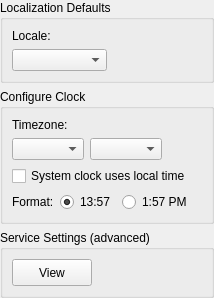
         <widget class="QWidget" name="pageLocalization">
          <layout class="QGridLayout">
           <property name="leftMargin">
            <number>0</number>
           </property>
           <property name="topMargin">
            <number>0</number>
           </property>
           <property name="rightMargin">
            <number>0</number>
           </property>
           <property name="bottomMargin">
            <number>0</number>
           </property>
           <item row="1" column="0">
            <widget class="QGroupBox" name="boxClock">
             <property name="sizePolicy">
              <sizepolicy hsizetype="MinimumExpanding" vsizetype="Minimum">
               <horstretch>0</horstretch>
               <verstretch>0</verstretch>
              </sizepolicy>
             </property>
             <property name="title">
              <string>Configure Clock</string>
             </property>
             <layout class="QGridLayout">
              <property name="leftMargin">
               <number>9</number>
              </property>
              <property name="topMargin">
               <number>9</number>
              </property>
              <property name="rightMargin">
               <number>9</number>
              </property>
              <property name="bottomMargin">
               <number>9</number>
              </property>
              <property name="spacing">
               <number>6</number>
              </property>
              <item row="3" column="2">
               <widget class="QRadioButton" name="radioClock12">
                <property name="cursor">
                 <cursorShape>PointingHandCursor</cursorShape>
                </property>
                <property name="text">
                 <string notr="true">1:57 PM</string>
                </property>
               </widget>
              </item>
              <item row="3" column="1">
               <widget class="QRadioButton" name="radioClock24">
                <property name="cursor">
                 <cursorShape>PointingHandCursor</cursorShape>
                </property>
                <property name="text">
                 <string notr="true">13:57</string>
                </property>
                <property name="checked">
                 <bool>true</bool>
                </property>
               </widget>
              </item>
              <item row="3" column="0">
               <widget class="QLabel" name="labelClockFormat">
                <property name="text">
                 <string>Format:</string>
                </property>
               </widget>
              </item>
              <item row="2" column="0" colspan="4">
               <widget class="QCheckBox" name="checkLocalClock">
                <property name="cursor">
                 <cursorShape>PointingHandCursor</cursorShape>
                </property>
                <property name="text">
                 <string>System clock uses local time</string>
                </property>
               </widget>
              </item>
              <item row="3" column="3">
               <spacer>
                <property name="orientation">
                 <enum>Qt::Horizontal</enum>
                </property>
                <property name="sizeHint" stdset="0">
                 <size>
                  <width>0</width>
                  <height>0</height>
                 </size>
                </property>
               </spacer>
              </item>
              <item row="0" column="0" colspan="4">
               <layout class="QGridLayout" name="gridLayout">
                <item row="0" column="1">
                 <spacer>
                  <property name="orientation">
                   <enum>Qt::Horizontal</enum>
                  </property>
                  <property name="sizeHint" stdset="0">
                   <size>
                    <width>0</width>
                    <height>0</height>
                   </size>
                  </property>
                 </spacer>
                </item>
                <item row="0" column="0">
                 <widget class="QLabel" name="labelTimezone">
                  <property name="sizePolicy">
                   <sizepolicy hsizetype="MinimumExpanding" vsizetype="Minimum">
                    <horstretch>0</horstretch>
                    <verstretch>0</verstretch>
                   </sizepolicy>
                  </property>
                  <property name="text">
                   <string>Timezone:</string>
                  </property>
                 </widget>
                </item>
                <item row="1" column="0">
                 <widget class="QComboBox" name="comboTimeArea">
                  <property name="sizePolicy">
                   <sizepolicy hsizetype="MinimumExpanding" vsizetype="Fixed">
                    <horstretch>0</horstretch>
                    <verstretch>0</verstretch>
                   </sizepolicy>
                  </property>
                  <property name="cursor">
                   <cursorShape>PointingHandCursor</cursorShape>
                  </property>
                 </widget>
                </item>
                <item row="1" column="1">
                 <widget class="QComboBox" name="comboTimeZone">
                  <property name="sizePolicy">
                   <sizepolicy hsizetype="MinimumExpanding" vsizetype="Fixed">
                    <horstretch>0</horstretch>
                    <verstretch>0</verstretch>
                   </sizepolicy>
                  </property>
                  <property name="cursor">
                   <cursorShape>PointingHandCursor</cursorShape>
                  </property>
                  <property name="sizeAdjustPolicy">
                   <enum>QComboBox::AdjustToContents</enum>
                  </property>
                 </widget>
                </item>
                <item row="1" column="2">
                 <spacer name="horizontalSpacer_5">
                  <property name="orientation">
                   <enum>Qt::Horizontal</enum>
                  </property>
                  <property name="sizeHint" stdset="0">
                   <size>
                    <width>40</width>
                    <height>20</height>
                   </size>
                  </property>
                 </spacer>
                </item>
               </layout>
              </item>
             </layout>
            </widget>
           </item>
           <item row="3" column="0">
            <spacer>
             <property name="orientation">
              <enum>Qt::Vertical</enum>
             </property>
             <property name="sizeType">
              <enum>QSizePolicy::Expanding</enum>
             </property>
             <property name="sizeHint" stdset="0">
              <size>
               <width>0</width>
               <height>0</height>
              </size>
             </property>
            </spacer>
           </item>
           <item row="0" column="0">
            <widget class="QGroupBox" name="boxLocale">
             <property name="sizePolicy">
              <sizepolicy hsizetype="MinimumExpanding" vsizetype="Minimum">
               <horstretch>0</horstretch>
               <verstretch>0</verstretch>
              </sizepolicy>
             </property>
             <property name="title">
              <string>Localization Defaults</string>
             </property>
             <layout class="QGridLayout">
              <property name="leftMargin">
               <number>9</number>
              </property>
              <property name="topMargin">
               <number>9</number>
              </property>
              <property name="rightMargin">
               <number>9</number>
              </property>
              <property name="bottomMargin">
               <number>9</number>
              </property>
              <property name="spacing">
               <number>6</number>
              </property>
              <item row="0" column="0">
               <widget class="QLabel" name="labelLocale">
                <property name="sizePolicy">
                 <sizepolicy hsizetype="MinimumExpanding" vsizetype="Minimum">
                  <horstretch>0</horstretch>
                  <verstretch>0</verstretch>
                 </sizepolicy>
                </property>
                <property name="text">
                 <string>Locale:</string>
                </property>
               </widget>
              </item>
              <item row="1" column="0">
               <widget class="QComboBox" name="comboLocale">
                <property name="sizePolicy">
                 <sizepolicy hsizetype="MinimumExpanding" vsizetype="Fixed">
                  <horstretch>0</horstretch>
                  <verstretch>0</verstretch>
                 </sizepolicy>
                </property>
                <property name="cursor">
                 <cursorShape>PointingHandCursor</cursorShape>
                </property>
               </widget>
              </item>
              <item row="1" column="1">
               <spacer name="horizontalSpacer_4">
                <property name="orientation">
                 <enum>Qt::Horizontal</enum>
                </property>
                <property name="sizeHint" stdset="0">
                 <size>
                  <width>40</width>
                  <height>20</height>
                 </size>
                </property>
               </spacer>
              </item>
             </layout>
            </widget>
           </item>
           <item row="2" column="0">
            <widget class="QGroupBox" name="boxServicesAdvanced">
             <property name="sizePolicy">
              <sizepolicy hsizetype="MinimumExpanding" vsizetype="Minimum">
               <horstretch>0</horstretch>
               <verstretch>0</verstretch>
              </sizepolicy>
             </property>
             <property name="minimumSize">
              <size>
               <width>0</width>
               <height>40</height>
              </size>
             </property>
             <property name="title">
              <string>Service Settings (advanced)</string>
             </property>
             <layout class="QHBoxLayout">
              <item>
               <widget class="QPushButton" name="pushServices">
                <property name="sizePolicy">
                 <sizepolicy hsizetype="Minimum" vsizetype="Fixed">
                  <horstretch>0</horstretch>
                  <verstretch>0</verstretch>
                 </sizepolicy>
                </property>
                <property name="minimumSize">
                 <size>
                  <width>0</width>
                  <height>27</height>
                 </size>
                </property>
                <property name="cursor">
                 <cursorShape>PointingHandCursor</cursorShape>
                </property>
                <property name="toolTip">
                 <string>Adjust which services should run at startup</string>
                </property>
                <property name="text">
                 <string>View</string>
                </property>
               </widget>
              </item>
              <item>
               <spacer>
                <property name="orientation">
                 <enum>Qt::Horizontal</enum>
                </property>
                <property name="sizeHint" stdset="0">
                 <size>
                  <width>0</width>
                  <height>0</height>
                 </size>
                </property>
               </spacer>
              </item>
             </layout>
            </widget>
           </item>
          </layout>
         </widget>
